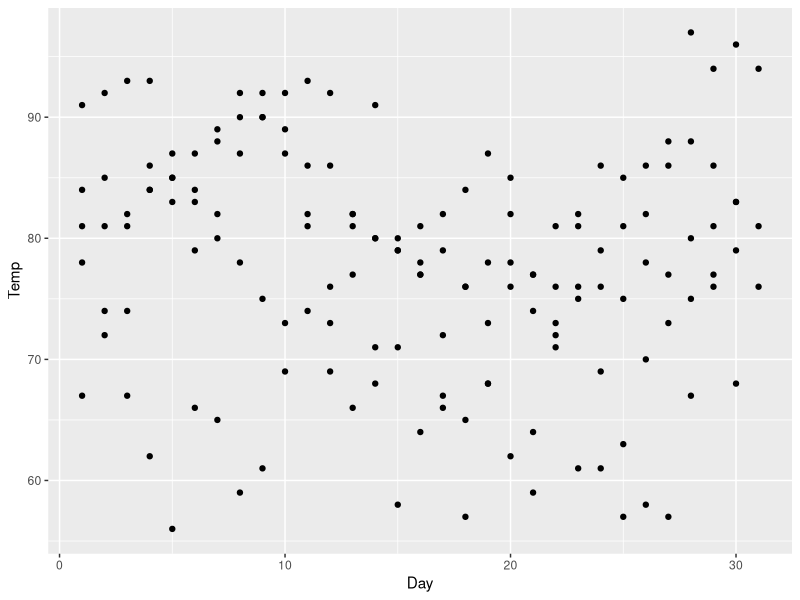
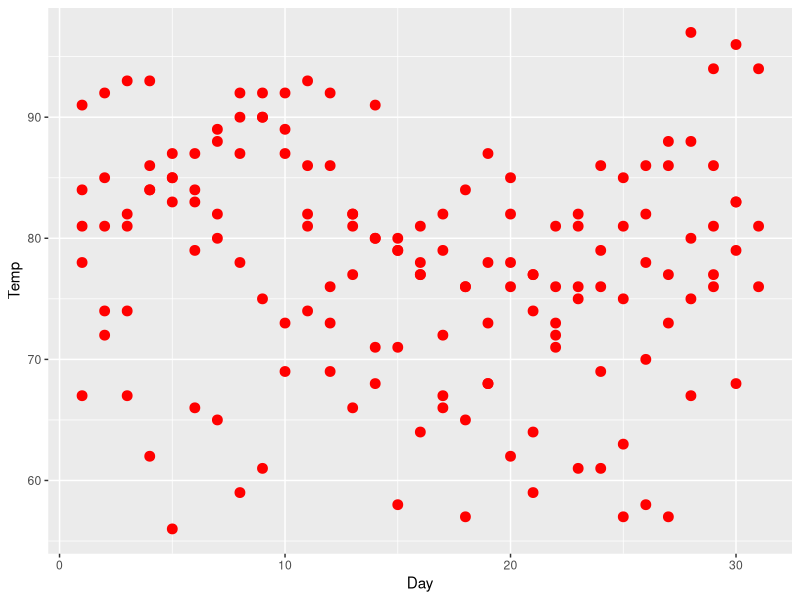
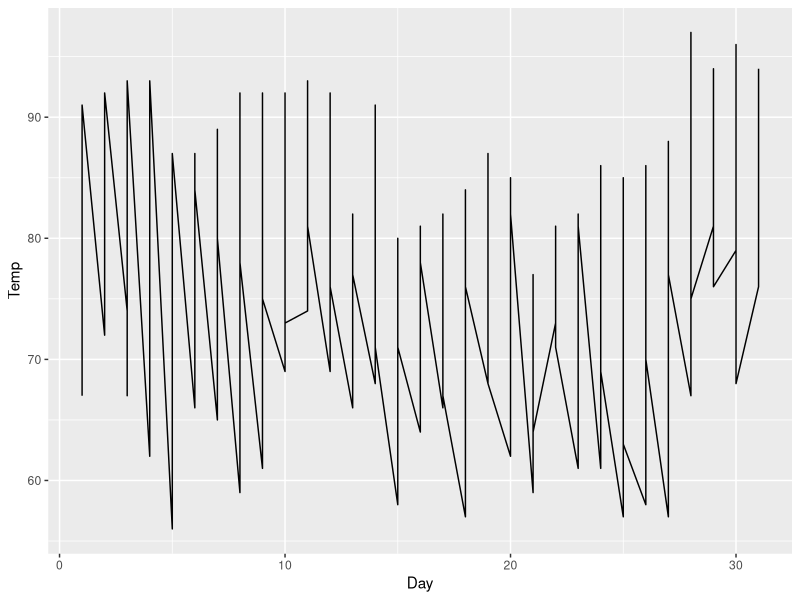
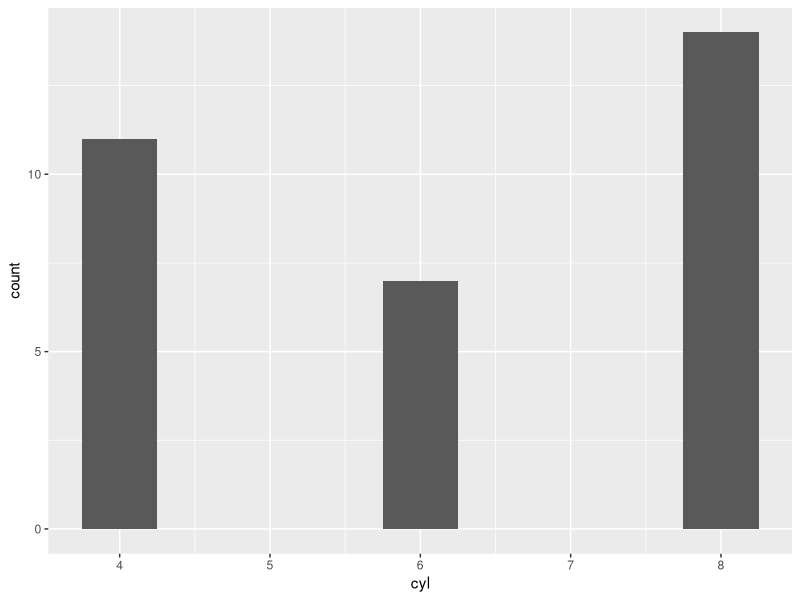
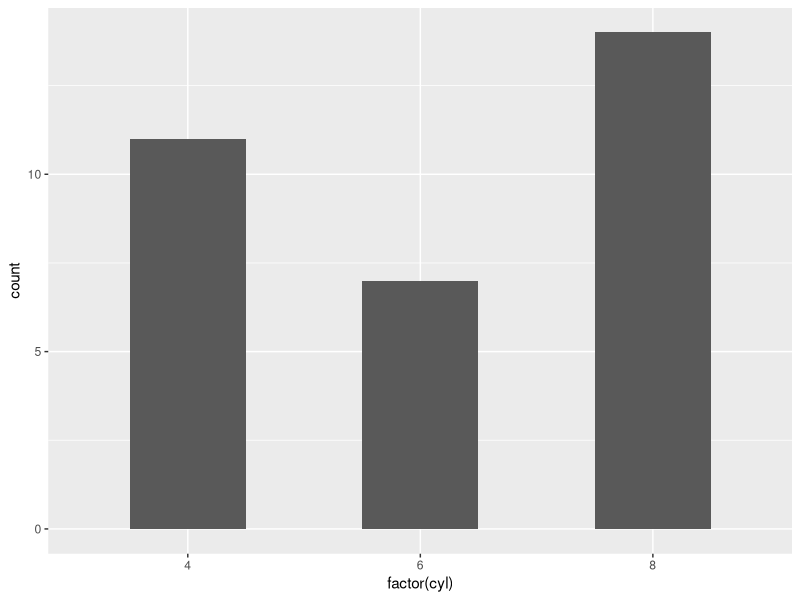
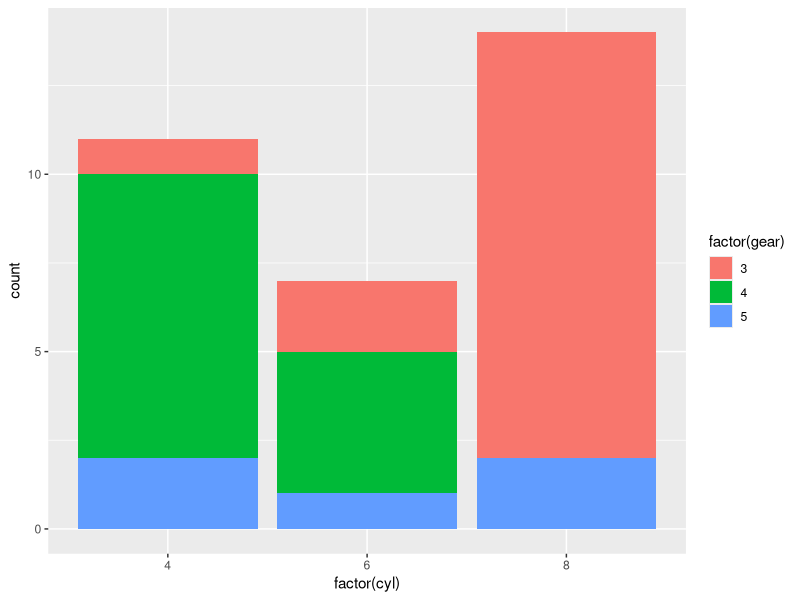
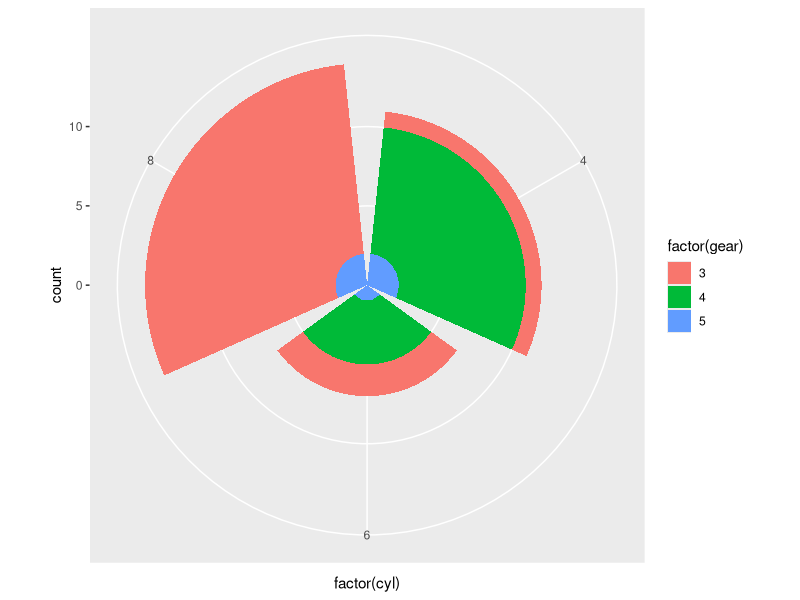
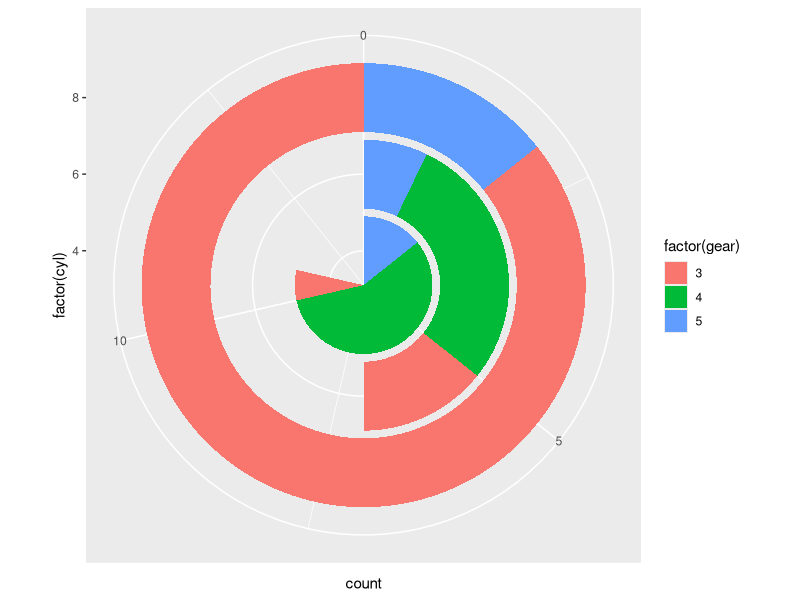

Reproduce these figures in R, in order.
# 06-1 그래프 그리기
## 1) 그래프 기본 틀 만들기: ggplot(데이터 세트, aes(데이터 속성))
install.packages("ggplot2")
library("ggplot2")
str(airquality)
ggplot(airquality, aes(x = Day, y = Temp)) + geom_point() # 2) 산점도 그리기: +geom_point()
ggplot(airquality, aes(x = Day, y = Temp)) + geom_point(size = 3, color = 'red') # 산점도 점 크기와 색상 변경
plot.new() # 작성한 그래프 지우기

## 3) 선 그래프 그리기: +geom_line()
ggplot(airquality, aes(x = Day, y = Temp)) + geom_line()

## 4) 막대 그래프 그리기: +geom_bar()
ggplot(mtcars, aes(x = cyl)) + geom_bar(width = 0.5) # width 옵션으로 막대의 두께를 지정
ggplot(mtcars, aes(x = factor(cyl))) + geom_bar(width = 0.5) # factor()함수를 적용하여, cyl열에서 빈 범주를 제외하고 4, 5, 6으로 구성된 범주형 데이터로 만듦.

## 4-1) 누적 막대 그래프 그리기: +geom_bar(aes(fill = ))
ggplot(mtcars, aes(x = factor(cyl))) + geom_bar(aes(fill = factor(gear)))

## 4-2) 선버스트 차트 그리기: +coord_polar()
ggplot(mtcars, aes(x = factor(cyl))) + geom_bar(aes(fill = factor(gear))) + coord_polar()
ggplot(mtcars, aes(x = factor(cyl))) + geom_bar(aes(fill = factor(gear))) + coord_polar(theta = "y")

## 5) 상자 그림 그리기: ggplot(data, aes(x=, y=, group =)) + geom_boxplot()
ggplot(airquality, aes(x = Day, y = Temp, group = Day)) + geom_boxplot()

## 6) 히스토그램 그리기: ggplot(data, aes()) + geom_histogram()
ggplot(airquality, aes(Temp)) + geom_histogram()

## 연산자로 이어진 코드 줄 바꿈하기
ggplot(airquality, aes(x = Day, y = Temp)) + # 연산자까지 작성한 후에 줄을 바꿔야 코드 한줄로 인식됨.
  geom_point()

# 그래프에 그래프 더하기: 선 그래프와 산점도 같이 그리기
ggplot(airquality, aes(x = Day, y = Temp)) + # 그래프 기본틀 plotting
  geom_line(color = "red") + # 선그래프 그리기
  geom_point(size = 3) # 산점도 중첩해서 그리기

